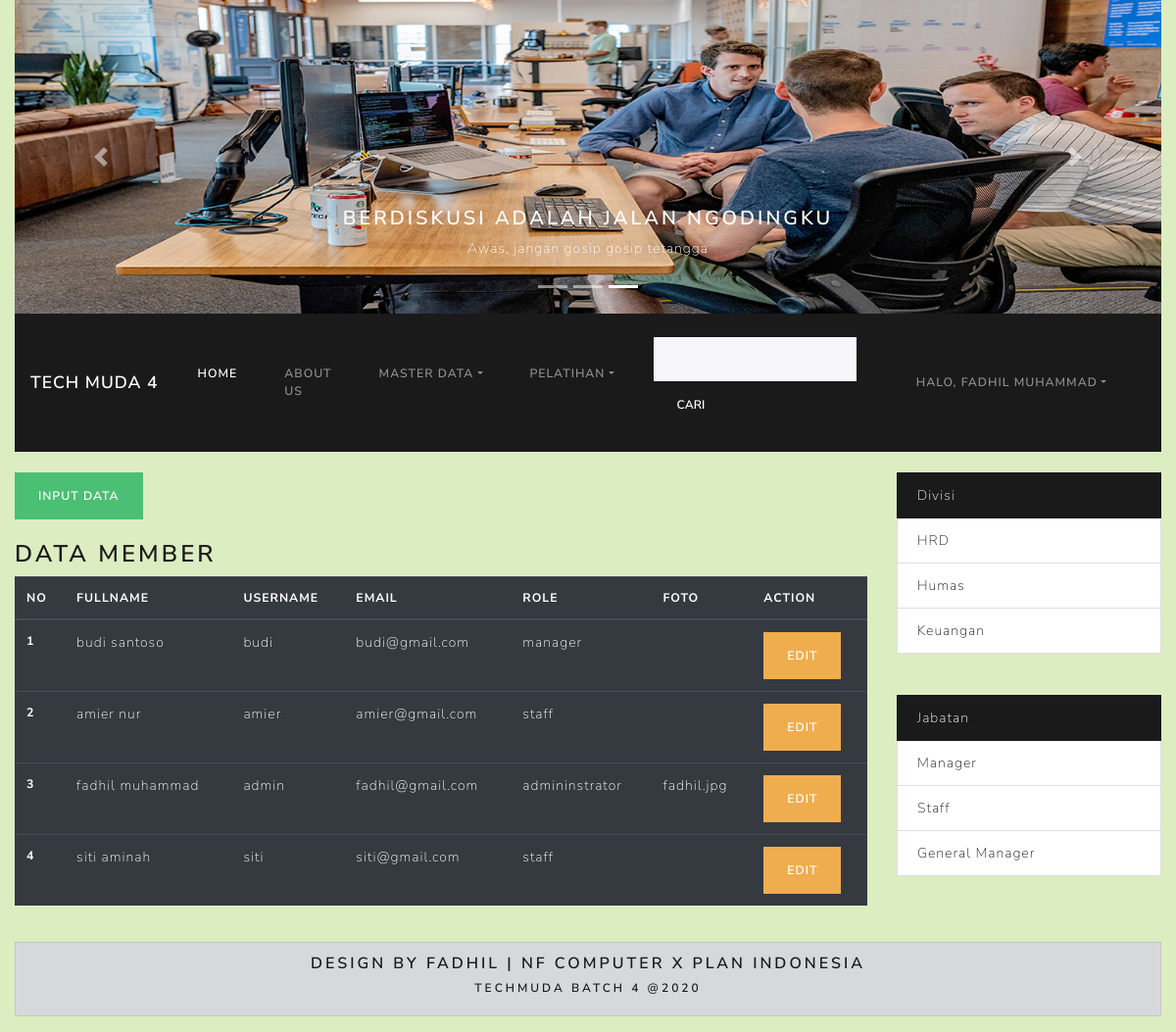
/index.php?hal=member (signed in), run on the app's committed database.
### tables this page shows
CREATE TABLE `member` (
  `id` int(11) NOT NULL,
  `fullname` varchar(30) NOT NULL,
  `username` varchar(30) NOT NULL,
  `password` varchar(40) NOT NULL,
  `role` enum('admininstrator','manager','staff') NOT NULL,
  `email` varchar(30) NOT NULL,
  `foto` varchar(30) NOT NULL
);

CREATE TABLE `divisi` (
  `id` int(11) NOT NULL,
  `nama` varchar(20) NOT NULL
);

CREATE TABLE `jabatan` (
  `id` int(11) NOT NULL,
  `nama` varchar(20) NOT NULL
);

### models/Member.php (called while the page is built, shortened)
<?php
class Member{
    private $koneksi;
    public function __construct(){
        global $dbh;
        $this->koneksi = $dbh;
    }
    public function dataMember(){
        $sql = "SELECT * FROM member";
        $ps = $this->koneksi->prepare($sql);
        $ps->execute();
        $rs = $ps->fetchAll();
        return $rs;
    }
};
?>

### models/Divisi.php (called while the page is built, shortened)
<?php
class Divisi{
    private $koneksi;
    public function __construct(){
        global $dbh;
        $this->koneksi = $dbh;
    }
    public function dataDivisi(){
        $sql = "SELECT * FROM divisi";
        $ps = $this->koneksi->prepare($sql);
        $ps->execute();
        $rs = $ps->fetchAll();
        return $rs;
    }
};
?>

### models/Jabatan.php (called while the page is built, shortened)
<?php
class Jabatan {
    private $koneksi;
    public function __construct(){
        global $dbh;
        $this->koneksi = $dbh;
    }
    public function dataJabatan(){
        $sql = "SELECT * FROM jabatan";
        $ps = $this->koneksi->prepare($sql);
        $ps->execute();
        $rs = $ps->fetchAll();
        return $rs;
    }
};
?>

### member.php (the view)
<?php
if(isset($_SESSION['MEMBER']) && $_SESSION['MEMBER']['role'] == 'admininstrator'){
  ?>
<?php
$ar_judul =['No', 'Fullname', 'Username', 'Email', 'Role', 'Foto', 'Action'];
?>
<a href="index.php?hal=form_member" type="button" class="btn btn-success">input data</a>
<br><br>
<h3 id="div">Data Member</h3>
<table class="table table-sm table-dark">
  <thead>
    <tr>
    <?php
        foreach($ar_judul as $jdl){
    ?>
      <th scope="col"><?= $jdl ?></th>
    <?php  } ?>
    </tr>
  </thead>
  <tbody>
      <?php
      $model = new Member();
      $rs = $model->dataMember();
      $no = 1;
      foreach($rs as $mem){
      ?>
        <tr>
          <th scope="row"><?= $no ?></th>
          <td><?= $mem['fullname'] ?></td>
          <td><?= $mem['username'] ?></td>
          <td><?= $mem['email'] ?></td>
          <td><?= $mem['role'] ?></td>
          <td><?= $mem['foto'] ?></td>
          <td>
          <a href="index.php?hal=form_member&id=<?= $mem['id'] ?>" type="button" class="btn btn-warning">Edit</a>
          </td>
        </tr>
<?php $no++; } ?>
  </tbody>
</table>
      <?php }
      else{
        include_once 'terlarang.php';
      }?>

### sidebar.php (shortened to what this page needs)
<?php
$obj1 = NEW Divisi();
$ar_divisi = $obj1->dataDivisi();
$obj2 = NEW Jabatan();
$ar_jabatan= $obj2->dataJabatan();
?>
				<?php
					if(isset($_SESSION['MEMBER']) ){
				?>
<div class="col-md-3">
			<div class="list-group">
				 <a href="#" class="list-group-item list-group-item-action active">Divisi</a>
				<?php
				foreach($ar_divisi as $div){
				?>
				<div class="list-group-item">
					<a href="index.php?hal=pegawai&id=<?= $div['id'] ?>"><?= $div['nama'] ?></a>
				</div>
				<?php } ?>
			</div>
			<br><br>
			<div class="list-group">
				 <a href="#" class="list-group-item list-group-item-action active">Jabatan</a>
				 <?php
				foreach($ar_jabatan as $jab){
				?>
				<div class="list-group-item">
					<a href="index.php?hal=pegawai&idj=<?= $jab['id'] ?>"><?= $jab['nama'] ?></a>
				</div>
				<?php } ?>
			</div>
	<?php }?>
</div>
</div>

### css/style.css (style rules this page uses)
body { background-color: #dcedc1; background-repeat: no-repeat; background-size: cover; }

### data on the page
member: fullname "budi santoso", username "budi", email "budi@gmail.com", role "manager"
member: fullname "amier nur", username "amier", email "amier@gmail.com", role "staff"
member: fullname "fadhil muhammad", username "admin", email "fadhil@gmail.com", role "admininstrator", foto "fadhil.jpg"
member: fullname "siti aminah", username "siti", email "siti@gmail.com", role "staff"
divisi: nama "HRD"
divisi: nama "Humas"
divisi: nama "Keuangan"
jabatan: nama "Manager"
jabatan: nama "Staff"
jabatan: nama "General Manager"

### other printed values
$_SESSION['MEMBER']['fullname'] "FADHIL MUHAMMAD"
$jdl "NO"
$jdl "FULLNAME"
$jdl "USERNAME"
$jdl "EMAIL"
$jdl "ROLE"
$jdl "FOTO"
$jdl "ACTION"
